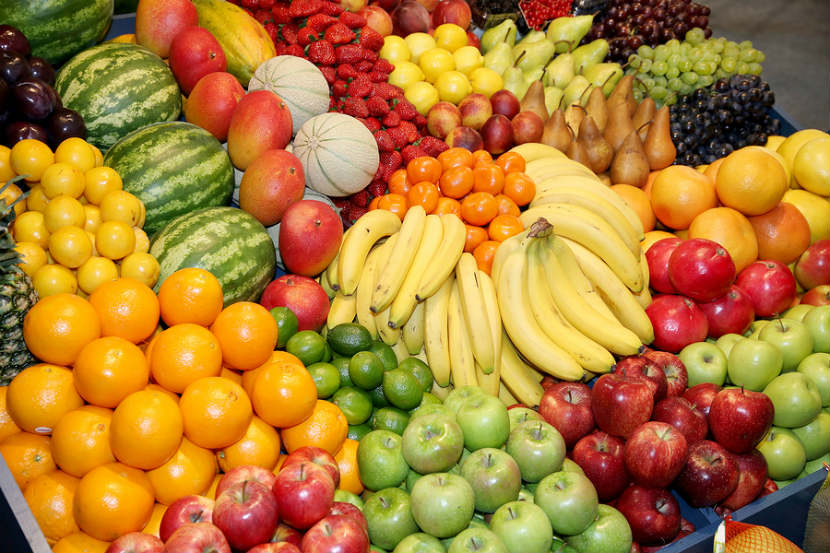
#> input picture images/fruits/various.jpg, 830 x 553 px
$ python HSV_scale.py
#> lines starting #> are read from the running program, lines starting #| are printed output that depends on the picture
import cv2
#escala de cores HSV - hue, saturation, value

image = cv2.imread("images/fruits/various.jpg")
#> image is the input picture: shape (553, 830, 3); mean B, G, R 51.3, 124.6, 174.8
image_hsv = cv2.cvtColor(image, cv2.COLOR_BGR2HSV)
#> image_hsv: shape (553, 830, 3); mean H, S, V 31.4, 181.7, 178.5
hue, saturation, value = cv2.split(image_hsv)
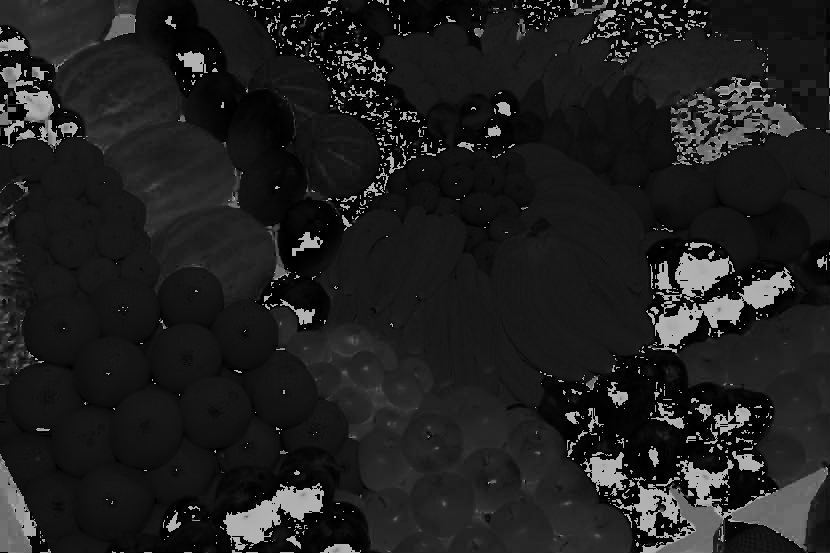
#> hue: shape (553, 830); min 0, max 179, mean 31.4
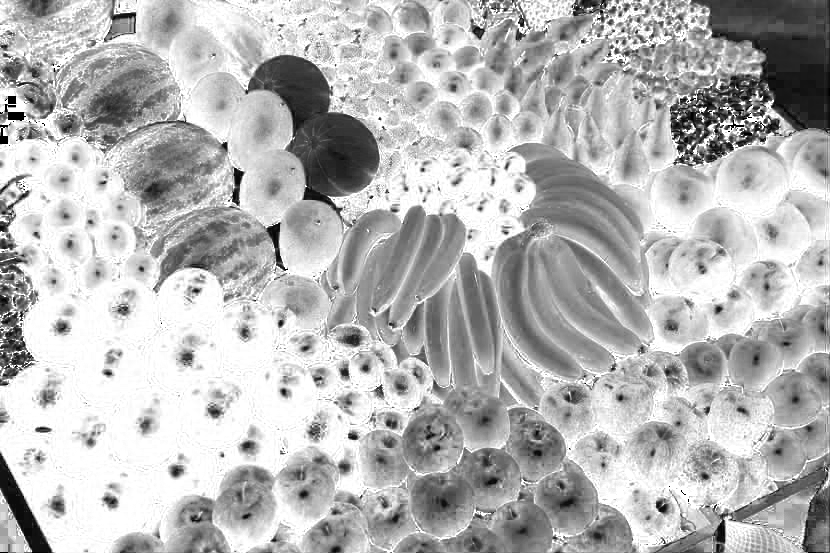
#> saturation: shape (553, 830); min 0, max 255, mean 181.7
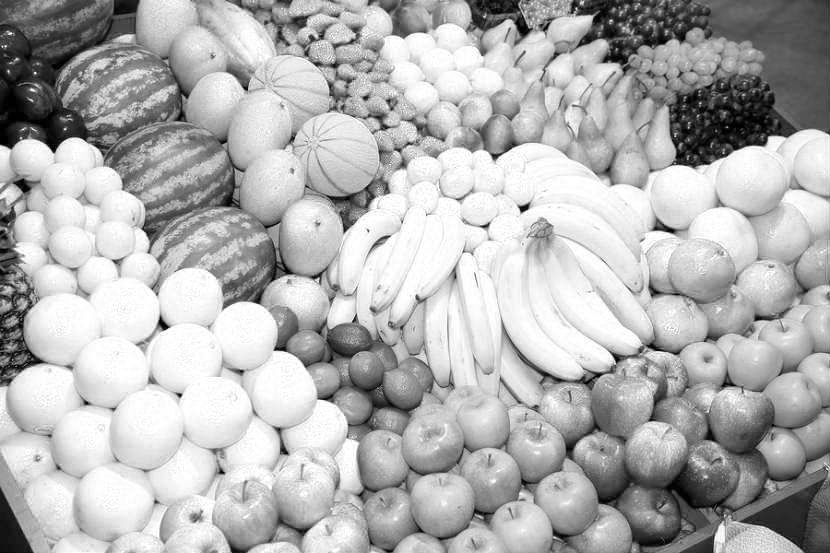
#> value: shape (553, 830); min 0, max 255, mean 178.5
image_merge = cv2.merge((hue, saturation, value))
image_merge = cv2.cvtColor(image_merge, cv2.COLOR_HSV2BGR)
while True:
    cv2.imshow("Canal H",hue)
    cv2.imshow("Canal S", saturation)
    cv2.imshow("Canal V", value)
    cv2.imshow('Merge_HSV', image_merge)

    if cv2.waitKey(0) == ord('q'):
#> (key q is pressed here)
        break
cv2.destroyAllWindows()
